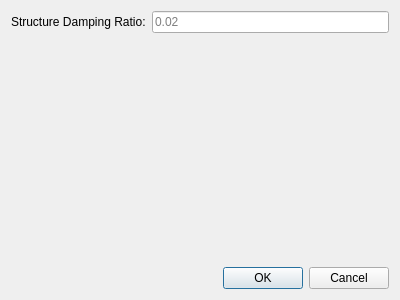
<?xml version="1.0" encoding="UTF-8"?>
<ui version="4.0">
 <class>StructureDampingDialog</class>
 <widget class="QDialog" name="StructureDampingDialog">
  <property name="geometry">
   <rect>
    <x>0</x>
    <y>0</y>
    <width>400</width>
    <height>300</height>
   </rect>
  </property>
  <property name="windowTitle">
   <string>Structure Damping</string>
  </property>
  <layout class="QVBoxLayout" name="verticalLayout">
   <item>
    <layout class="QFormLayout" name="formLayout">
     <item row="0" column="0">
      <widget class="QLabel" name="label">
       <property name="text">
        <string>Structure Damping Ratio:</string>
       </property>
      </widget>
     </item>
     <item row="0" column="1">
      <widget class="QLineEdit" name="structureDampingLineEdit">
       <property name="placeholderText">
        <string>0.02</string>
       </property>
      </widget>
     </item>
    </layout>
   </item>
   <item>
    <widget class="QDialogButtonBox" name="buttonBox">
     <property name="orientation">
      <enum>Qt::Horizontal</enum>
     </property>
     <property name="standardButtons">
      <set>QDialogButtonBox::Cancel|QDialogButtonBox::Ok</set>
     </property>
    </widget>
   </item>
  </layout>
 </widget>
 <resources/>
 <connections>
  <connection>
   <sender>buttonBox</sender>
   <signal>accepted()</signal>
   <receiver>StructureDampingDialog</receiver>
   <slot>accept()</slot>
   <hints>
    <hint type="sourcelabel">
     <x>248</x>
     <y>254</y>
    </hint>
    <hint type="destinationlabel">
     <x>157</x>
     <y>274</y>
    </hint>
   </hints>
  </connection>
  <connection>
   <sender>buttonBox</sender>
   <signal>rejected()</signal>
   <receiver>StructureDampingDialog</receiver>
   <slot>reject()</slot>
   <hints>
    <hint type="sourcelabel">
     <x>316</x>
     <y>260</y>
    </hint>
    <hint type="destinationlabel">
     <x>286</x>
     <y>274</y>
    </hint>
   </hints>
  </connection>
 </connections>
</ui>
